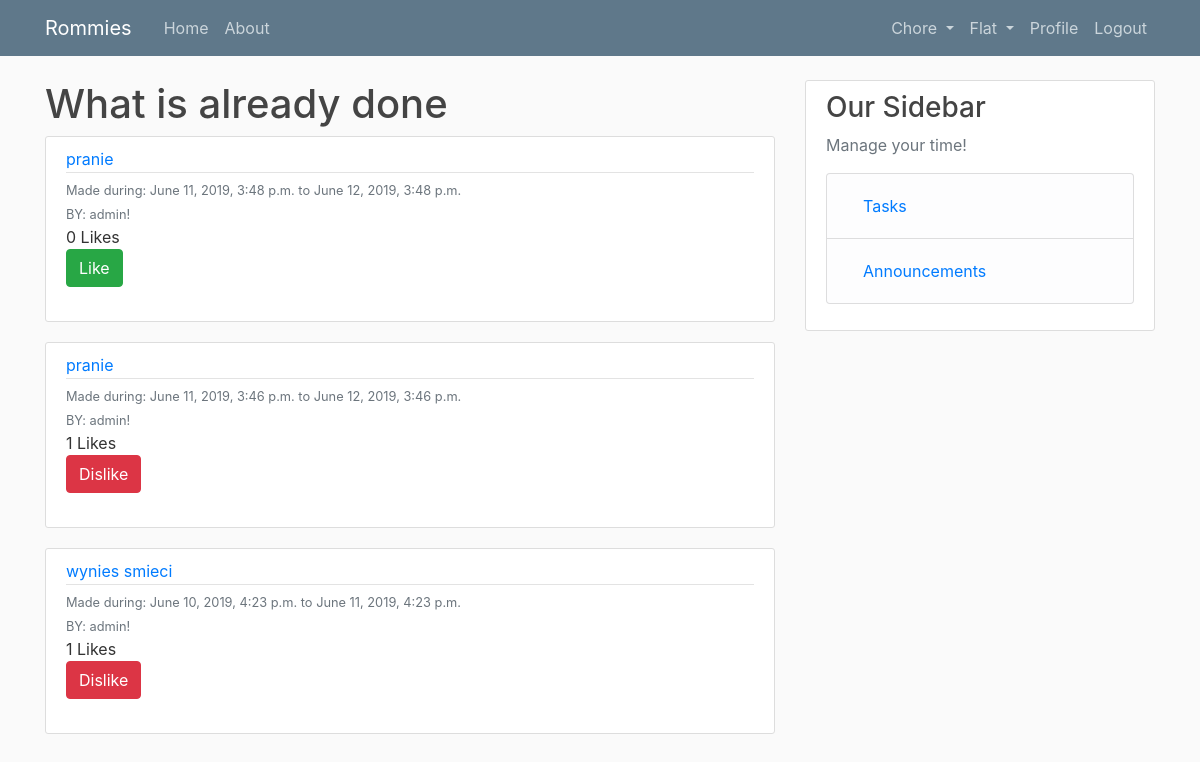
/done_chores/ (signed in), run on the app's committed database.
### flat/models.py (models this page shows)
class SpecificChore(models.Model):
    user = models.ForeignKey(User, on_delete=models.CASCADE)
    flat = models.ForeignKey(Flat, on_delete=models.CASCADE)
    start = models.DateTimeField()
    end = models.DateTimeField()
    name = models.CharField(max_length=100)
    completed = models.BooleanField(default=False)
    likes = models.ManyToManyField(User, related_name='likes', blank=True)
    def total_likes(self):
        return self.likes.count()

### users/models.py (models this page shows, shortened)
class Profile(models.Model):
    user = models.OneToOneField(User, on_delete=models.CASCADE)
    image = models.ImageField(default='default.jpg', upload_to='profile_pics')
    flats = models.ManyToManyField(Flat, related_name='profiles')
    active_flat = models.ForeignKey(Flat, null=True, default=None,
                                    on_delete=models.SET_DEFAULT,
                                    related_name='active_profiles')
    def __str__(self):
        return f'{self.user.username}!'

### flat/views.py (the view)
# urls.py: path('done_chores/', views.done_chores, name='done-chores'),
@login_required
def done_chores(request):
    if request.user.profile.active_flat is None:
        return redirect('new-flat')
    else:
        chores = SpecificChore.objects.filter(flat=request.user.profile.active_flat,
                                              completed=True).order_by('-start')
        is_liked = {}
        for chore in chores:
            if chore.likes.filter(id=request.user.id).exists():
                is_liked[chore] = (True, chore.total_likes())
            else:
                is_liked[chore] = (False, chore.total_likes())
        context = {
            'is_liked': is_liked,
            'user': request.user,
        }
        return render(request, 'flat/done_chores.html', context)

### flat/templates/flat/done_chores.html (shortened to what this page needs)
{% extends "flat/base.html" %}
{% block content %}
    <h1>What is already done</h1>
    {% for chore, like in is_liked.items %}
        <article class="media content-section">
          <div class="media-body">
            <div class="article-metadata">
              <a class="mr-2" href="#">{{ chore.name }}</a>
            </div>
               <small class="text-muted">
                   Made during: {{ chore.start }} to {{ chore.end }}
                   <br>
                   BY: {{ chore.user.profile }}
               </small>
          <br>
                {{ like.1 }} Likes
                <form action="{% url 'like_post' %}" method="post">
                    {% if like.0 %}
                        <button type="submit" name="post_id" value="{{ chore.id }}" class="btn btn-danger">Dislike</button>
                    {% else %}
                        <button type="submit" name="post_id" value="{{ chore.id }}" class="btn btn-success">Like</button>
                    {% endif %}
                </form>
              <br>
          </div>
        </article>
    {% endfor %}
{% endblock content %}

### flat/static/flat/main.css (style rules this page uses)
body { background: #fafafa; color: #333333; margin-top: 5rem; }
h1, h2, h3, h4, h5, h6 { color: #444444; }
.content-section { background: #ffffff; padding: 10px 20px; border: 1px solid #dddddd; border-radius: 3px; margin-bottom: 20px; }
.article-metadata { padding-bottom: 1px; margin-bottom: 4px; border-bottom: 1px solid #e3e3e3 }

### data on the page
SpecificChore: name "pranie", start "June 11, 2019, 3:48 p.m.", end "June 12, 2019, 3:48 p.m.", user.profile "admin!", like "0", {{ chore.id }} 15 (drawn)
SpecificChore: name "pranie", start "June 11, 2019, 3:46 p.m.", end "June 12, 2019, 3:46 p.m.", user.profile "admin!", completed "1", {{ chore.id }} 14 (drawn)
SpecificChore: name "wynies smieci", start "June 10, 2019, 4:23 p.m.", end "June 11, 2019, 4:23 p.m.", user.profile "admin!", completed "1", {{ chore.id }} 2 (drawn)
